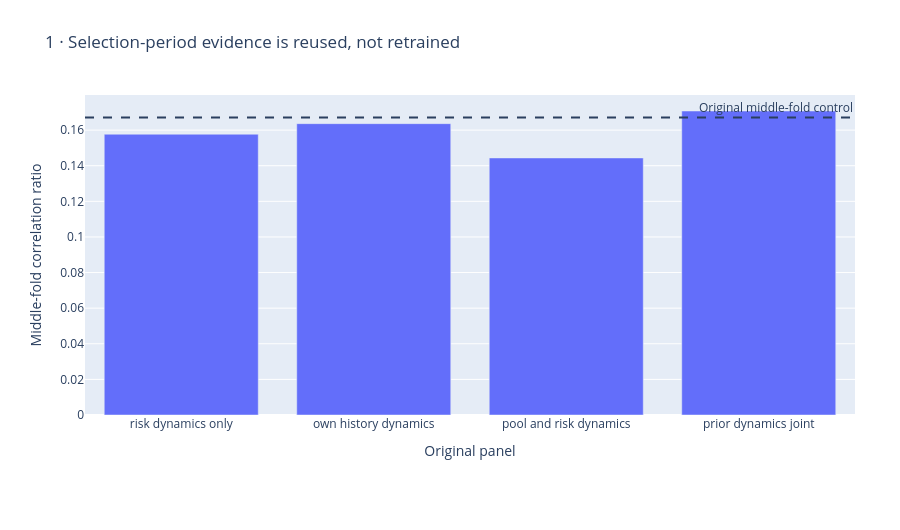

Notebook cell for this chart:
### Markdown cell above
## 1 · Middle-period evidence, kept unchanged

This is the period that nominated the joint representation. These are replayed historical results, not new fitted models or independent confirmation.

### Code cell
figures[0].show(renderer='plotly_mimetype')

### Figure 1 — Plotly figure (JSON) as saved in the notebook; plotly's stock layout.template omitted (floating-point values rounded to 4 significant figures)
{"data": [{"type": "bar", "x": ["risk dynamics only", "own history dynamics", "pool and risk dynamics", "prior dynamics joint"], "y": [0.1577, 0.1636, 0.1444, 0.1707]}], "layout": {"annotations": [{"showarrow": false, "text": "Original middle-fold control", "x": 1, "xanchor": "right", "xref": "x domain", "y": 0.167, "yanchor": "bottom", "yref": "y"}], "height": 530, "legend": {"orientation": "h", "y": -0.25}, "margin": {"b": 115, "l": 85, "r": 45, "t": 95}, "shapes": [{"line": {"dash": "dash"}, "type": "line", "x0": 0, "x1": 1, "xref": "x domain", "y0": 0.167, "y1": 0.167, "yref": "y"}], "title": {"text": "1 · Selection-period evidence is reused, not retrained"}, "xaxis": {"title": {"text": "Original panel"}}, "yaxis": {"title": {"text": "Middle-fold correlation ratio"}}}}
